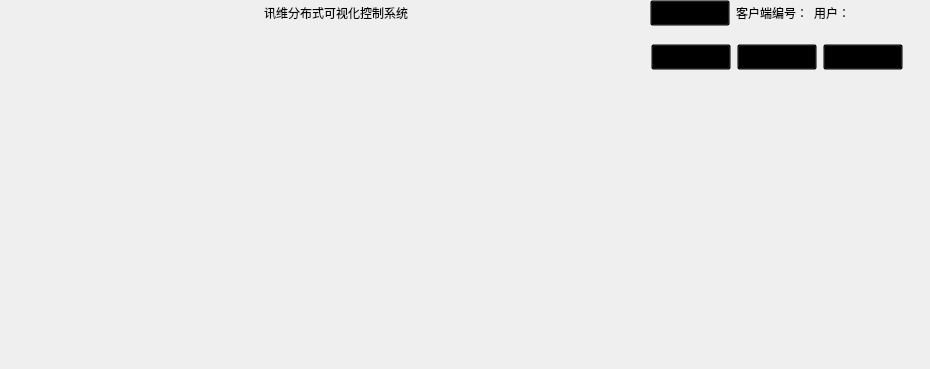
<?xml version="1.0" encoding="UTF-8"?>
<ui version="4.0">
 <class>CustomizeWid</class>
 <widget class="QWidget" name="CustomizeWid">
  <property name="geometry">
   <rect>
    <x>0</x>
    <y>0</y>
    <width>930</width>
    <height>369</height>
   </rect>
  </property>
  <property name="windowTitle">
   <string>Form</string>
  </property>
  <property name="styleSheet">
   <string notr="true"/>
  </property>
  <layout class="QVBoxLayout" name="verticalLayout_5">
   <property name="spacing">
    <number>0</number>
   </property>
   <property name="leftMargin">
    <number>0</number>
   </property>
   <property name="topMargin">
    <number>0</number>
   </property>
   <property name="rightMargin">
    <number>0</number>
   </property>
   <property name="bottomMargin">
    <number>0</number>
   </property>
   <item>
    <widget class="QWidget" name="widget_CustomMainWid" native="true">
     <property name="styleSheet">
      <string notr="true">QWidget#widget_CustomMainWid{
	border-image:url(:/new/prefix1/other/image/ScienceImage/MainBgImage4.png);
	background:transparent;
}
QWidget#widget_CustomMainWid QWidget{
	background:transparent;
}</string>
     </property>
     <layout class="QVBoxLayout" name="verticalLayout_4">
      <property name="spacing">
       <number>0</number>
      </property>
      <property name="leftMargin">
       <number>0</number>
      </property>
      <property name="topMargin">
       <number>0</number>
      </property>
      <property name="rightMargin">
       <number>0</number>
      </property>
      <property name="bottomMargin">
       <number>0</number>
      </property>
      <item>
       <widget class="QWidget" name="widget_title" native="true">
        <property name="maximumSize">
         <size>
          <width>16777215</width>
          <height>100</height>
         </size>
        </property>
        <property name="layoutDirection">
         <enum>Qt::LeftToRight</enum>
        </property>
        <layout class="QHBoxLayout" name="horizontalLayout_5">
         <property name="spacing">
          <number>6</number>
         </property>
         <property name="leftMargin">
          <number>0</number>
         </property>
         <property name="topMargin">
          <number>0</number>
         </property>
         <property name="rightMargin">
          <number>0</number>
         </property>
         <property name="bottomMargin">
          <number>0</number>
         </property>
         <item>
          <widget class="QLabel" name="label_LeftPlaceholder">
           <property name="text">
            <string/>
           </property>
          </widget>
         </item>
         <item>
          <spacer name="horizontalSpacer_3">
           <property name="orientation">
            <enum>Qt::Horizontal</enum>
           </property>
           <property name="sizeHint" stdset="0">
            <size>
             <width>1</width>
             <height>20</height>
            </size>
           </property>
          </spacer>
         </item>
         <item>
          <widget class="QWidget" name="widget" native="true">
           <property name="minimumSize">
            <size>
             <width>0</width>
             <height>0</height>
            </size>
           </property>
           <layout class="QHBoxLayout" name="horizontalLayout_4">
            <property name="leftMargin">
             <number>9</number>
            </property>
            <property name="topMargin">
             <number>0</number>
            </property>
            <property name="rightMargin">
             <number>9</number>
            </property>
            <property name="bottomMargin">
             <number>0</number>
            </property>
            <item>
             <spacer name="horizontalSpacer_6">
              <property name="orientation">
               <enum>Qt::Horizontal</enum>
              </property>
              <property name="sizeHint" stdset="0">
               <size>
                <width>1</width>
                <height>20</height>
               </size>
              </property>
             </spacer>
            </item>
            <item>
             <widget class="QLabel" name="label">
              <property name="minimumSize">
               <size>
                <width>0</width>
                <height>0</height>
               </size>
              </property>
              <property name="font">
               <font>
                <pointsize>12</pointsize>
               </font>
              </property>
              <property name="styleSheet">
               <string notr="true"/>
              </property>
              <property name="text">
               <string/>
              </property>
             </widget>
            </item>
            <item>
             <widget class="QLabel" name="label_3">
              <property name="text">
               <string>讯维分布式可视化控制系统</string>
              </property>
              <property name="alignment">
               <set>Qt::AlignCenter</set>
              </property>
             </widget>
            </item>
            <item>
             <spacer name="horizontalSpacer_7">
              <property name="orientation">
               <enum>Qt::Horizontal</enum>
              </property>
              <property name="sizeHint" stdset="0">
               <size>
                <width>1</width>
                <height>20</height>
               </size>
              </property>
             </spacer>
            </item>
           </layout>
          </widget>
         </item>
         <item>
          <spacer name="horizontalSpacer">
           <property name="orientation">
            <enum>Qt::Horizontal</enum>
           </property>
           <property name="sizeHint" stdset="0">
            <size>
             <width>1</width>
             <height>20</height>
            </size>
           </property>
          </spacer>
         </item>
         <item>
          <widget class="QWidget" name="widget_5" native="true">
           <property name="minimumSize">
            <size>
             <width>0</width>
             <height>0</height>
            </size>
           </property>
           <layout class="QHBoxLayout" name="horizontalLayout_6">
            <property name="leftMargin">
             <number>0</number>
            </property>
            <property name="topMargin">
             <number>0</number>
            </property>
            <property name="rightMargin">
             <number>0</number>
            </property>
            <property name="bottomMargin">
             <number>0</number>
            </property>
            <item>
             <spacer name="horizontalSpacer_5">
              <property name="orientation">
               <enum>Qt::Horizontal</enum>
              </property>
              <property name="sizeHint" stdset="0">
               <size>
                <width>1</width>
                <height>20</height>
               </size>
              </property>
             </spacer>
            </item>
            <item>
             <widget class="QPushButton" name="btn_SetSceneLayout">
              <property name="focusPolicy">
               <enum>Qt::TabFocus</enum>
              </property>
              <property name="layoutDirection">
               <enum>Qt::RightToLeft</enum>
              </property>
              <property name="text">
               <string>布局设置</string>
              </property>
             </widget>
            </item>
            <item>
             <widget class="QLabel" name="label_4">
              <property name="text">
               <string>客户端编号：</string>
              </property>
             </widget>
            </item>
            <item>
             <widget class="QWidget" name="widget_2" native="true">
              <property name="maximumSize">
               <size>
                <width>100000</width>
                <height>16777215</height>
               </size>
              </property>
              <layout class="QVBoxLayout" name="verticalLayout">
               <property name="spacing">
                <number>0</number>
               </property>
               <property name="leftMargin">
                <number>0</number>
               </property>
               <property name="topMargin">
                <number>0</number>
               </property>
               <property name="rightMargin">
                <number>9</number>
               </property>
               <property name="bottomMargin">
                <number>0</number>
               </property>
               <item>
                <widget class="QWidget" name="widget_15" native="true">
                 <layout class="QHBoxLayout" name="horizontalLayout_2">
                  <property name="spacing">
                   <number>0</number>
                  </property>
                  <property name="leftMargin">
                   <number>0</number>
                  </property>
                  <property name="topMargin">
                   <number>0</number>
                  </property>
                  <property name="rightMargin">
                   <number>0</number>
                  </property>
                  <property name="bottomMargin">
                   <number>0</number>
                  </property>
                  <item>
                   <widget class="QLabel" name="label_2">
                    <property name="text">
                     <string>用户：</string>
                    </property>
                   </widget>
                  </item>
                  <item>
                   <widget class="QLabel" name="label_username">
                    <property name="minimumSize">
                     <size>
                      <width>70</width>
                      <height>0</height>
                     </size>
                    </property>
                    <property name="text">
                     <string/>
                    </property>
                   </widget>
                  </item>
                  <item>
                   <spacer name="horizontalSpacer_4">
                    <property name="orientation">
                     <enum>Qt::Horizontal</enum>
                    </property>
                    <property name="sizeHint" stdset="0">
                     <size>
                      <width>1</width>
                      <height>20</height>
                     </size>
                    </property>
                   </spacer>
                  </item>
                 </layout>
                </widget>
               </item>
              </layout>
             </widget>
            </item>
           </layout>
          </widget>
         </item>
        </layout>
       </widget>
      </item>
      <item>
       <widget class="QStackedWidget" name="stackedWidget">
        <widget class="QWidget" name="page">
         <layout class="QVBoxLayout" name="verticalLayout_11">
          <property name="spacing">
           <number>0</number>
          </property>
          <property name="leftMargin">
           <number>0</number>
          </property>
          <property name="topMargin">
           <number>0</number>
          </property>
          <property name="rightMargin">
           <number>0</number>
          </property>
          <property name="bottomMargin">
           <number>0</number>
          </property>
          <item>
           <widget class="QWidget" name="widget_mainwid1" native="true">
            <layout class="QVBoxLayout" name="verticalLayout_34">
             <property name="topMargin">
              <number>0</number>
             </property>
             <property name="rightMargin">
              <number>9</number>
             </property>
             <item>
              <widget class="QStackedWidget" name="stackedWidget_2">
               <widget class="QWidget" name="widget_sceneCtrl">
                <layout class="QVBoxLayout" name="verticalLayout_3">
                 <item>
                  <widget class="QWidget" name="widget_1" native="true">
                   <property name="sizePolicy">
                    <sizepolicy hsizetype="Preferred" vsizetype="Minimum">
                     <horstretch>0</horstretch>
                     <verstretch>0</verstretch>
                    </sizepolicy>
                   </property>
                   <property name="minimumSize">
                    <size>
                     <width>60</width>
                     <height>0</height>
                    </size>
                   </property>
                   <property name="maximumSize">
                    <size>
                     <width>16777215</width>
                     <height>120</height>
                    </size>
                   </property>
                   <layout class="QHBoxLayout" name="horizontalLayout_3">
                    <item>
                     <spacer name="horizontalSpacer_2">
                      <property name="orientation">
                       <enum>Qt::Horizontal</enum>
                      </property>
                      <property name="sizeHint" stdset="0">
                       <size>
                        <width>308</width>
                        <height>20</height>
                       </size>
                      </property>
                     </spacer>
                    </item>
                    <item>
                     <widget class="QPushButton" name="btn_AddScene">
                      <property name="focusPolicy">
                       <enum>Qt::TabFocus</enum>
                      </property>
                      <property name="text">
                       <string>添加</string>
                      </property>
                     </widget>
                    </item>
                    <item>
                     <widget class="QPushButton" name="btn_deleteScene">
                      <property name="focusPolicy">
                       <enum>Qt::TabFocus</enum>
                      </property>
                      <property name="text">
                       <string>删除</string>
                      </property>
                     </widget>
                    </item>
                    <item>
                     <widget class="QPushButton" name="btn_sceneClientGroup">
                      <property name="focusPolicy">
                       <enum>Qt::TabFocus</enum>
                      </property>
                      <property name="text">
                       <string>客户端分组</string>
                      </property>
                     </widget>
                    </item>
                   </layout>
                  </widget>
                 </item>
                 <item>
                  <widget class="QWidget" name="widget_4" native="true">
                   <layout class="QVBoxLayout" name="verticalLayout_6">
                    <property name="spacing">
                     <number>0</number>
                    </property>
                    <property name="leftMargin">
                     <number>0</number>
                    </property>
                    <property name="topMargin">
                     <number>0</number>
                    </property>
                    <property name="rightMargin">
                     <number>0</number>
                    </property>
                    <property name="bottomMargin">
                     <number>0</number>
                    </property>
                    <item>
                     <widget class="QScrollArea" name="scrollArea_LoadSceneBtnWid">
                      <property name="widgetResizable">
                       <bool>true</bool>
                      </property>
                      <widget class="QWidget" name="scrollAreaWidgetContents">
                       <property name="geometry">
                        <rect>
                         <x>0</x>
                         <y>0</y>
                         <width>886</width>
                         <height>249</height>
                        </rect>
                       </property>
                       <layout class="QVBoxLayout" name="verticalLayout_2">
                        <item>
                         <layout class="QGridLayout" name="gridlayout_Scene"/>
                        </item>
                       </layout>
                      </widget>
                     </widget>
                    </item>
                   </layout>
                  </widget>
                 </item>
                </layout>
               </widget>
              </widget>
             </item>
            </layout>
           </widget>
          </item>
         </layout>
        </widget>
       </widget>
      </item>
     </layout>
    </widget>
   </item>
  </layout>
 </widget>
 <resources/>
 <connections/>
</ui>
